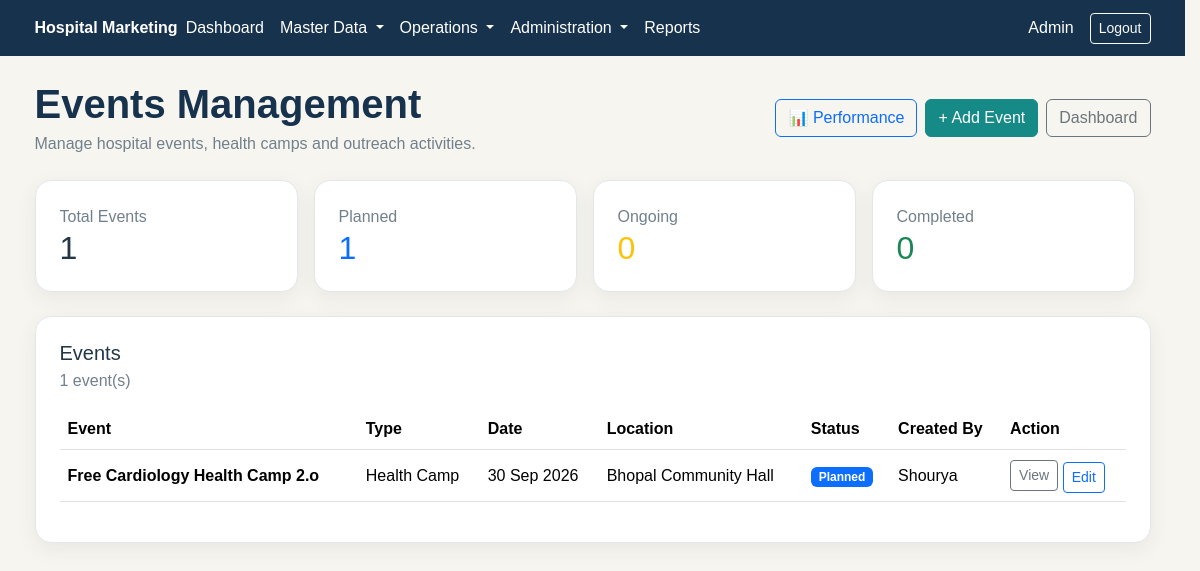
The app's page /events/index.php (signed in) with its own data.
### tables this page shows
CREATE TABLE `events` (
  `id` int(10) UNSIGNED NOT NULL,
  `event_name` varchar(200) NOT NULL,
  `event_type` enum('Health Camp','Outreach','Seminar','Workshop','Doctor Meet','Corporate Event','Other') NOT NULL DEFAULT 'Other',
  `event_date` date NOT NULL,
  `location` varchar(200) DEFAULT NULL,
  `description` text DEFAULT NULL,
  `status` enum('Planned','Ongoing','Completed','Cancelled') NOT NULL DEFAULT 'Planned',
  `created_by` int(10) UNSIGNED NOT NULL,
  `created_at` timestamp NOT NULL DEFAULT current_timestamp(),
  `updated_at` timestamp NOT NULL DEFAULT current_timestamp() ON UPDATE current_timestamp()
);

CREATE TABLE `users` (
  `id` int(10) UNSIGNED NOT NULL,
  `name` varchar(120) NOT NULL,
  `email` varchar(190) NOT NULL,
  `password` varchar(255) NOT NULL,
  `role_id` int(10) UNSIGNED NOT NULL,
  `status` enum('active','inactive') NOT NULL DEFAULT 'active',
  `created_at` timestamp NOT NULL DEFAULT current_timestamp(),
  `updated_at` timestamp NOT NULL DEFAULT current_timestamp() ON UPDATE current_timestamp()
);

### includes/auth.php (called while the page is built, shortened)
 <?php
function current_user(): ?array
{
    return $_SESSION['user'] ?? null;
}

### events/index.php (the view, shortened to what this page needs)
<?php
require_once __DIR__ . '/../includes/role_check.php';
$stmt = $pdo->query("
    SELECT
        e.*,
        u.name AS creator_name
    FROM events e
    LEFT JOIN users u
        ON e.created_by = u.id
    ORDER BY e.event_date DESC, e.created_at DESC
");
$events = $stmt->fetchAll();
$stmt = $pdo->query("
    SELECT
        COUNT(*) AS total_events,
        SUM(status = 'Planned') AS planned_events,
        SUM(status = 'Ongoing') AS ongoing_events,
        SUM(status = 'Completed') AS completed_events
    FROM events
");
$summary = $stmt->fetch();
$total_events =
    (int) ($summary['total_events'] ?? 0);
$planned_events =
    (int) ($summary['planned_events'] ?? 0);
$ongoing_events =
    (int) ($summary['ongoing_events'] ?? 0);
$completed_events =
    (int) ($summary['completed_events'] ?? 0);
require_once __DIR__ . '/../includes/header.php';
?>
<div class="container py-4">
    <div class="d-flex justify-content-between align-items-center flex-wrap gap-3 mb-4">
        <div>
            <h1 class="hm-page-title mb-1">
                Events Management
            </h1>
            <p class="hm-muted mb-0">
                Manage hospital events, health camps and outreach activities.
            </p>
        </div>
        <div class="d-flex gap-2">
        <a
    href="<?php echo BASE_URL; ?>/manager/events/performance.php"
    class="btn btn-outline-primary"
>
    📊 Performance
</a>
            <a
                href="<?php echo BASE_URL; ?>/events/add.php"
                class="btn btn-hm-primary"
            >
                + Add Event
            </a>
            <?php if (current_user()['role'] === 'admin'): ?>
                <a
                    href="<?php echo BASE_URL; ?>/admin/dashboard.php"
                    class="btn btn-outline-secondary"
                >
                    Dashboard
                </a>
            <?php endif; ?>
        </div>
    </div>
    <div class="row g-3 mb-4">
        <div class="col-md-3">
            <div class="hm-card p-4 h-100">
                <div class="hm-muted">
                    Total Events
                </div>
                <h2 class="mb-0">
                    <?php echo $total_events; ?>
                </h2>
            </div>
        </div>
        <div class="col-md-3">
            <div class="hm-card p-4 h-100">
                <div class="hm-muted">
                    Planned
                </div>
                <h2 class="mb-0 text-primary">
                    <?php echo $planned_events; ?>
                </h2>
            </div>
        </div>
        <div class="col-md-3">
            <div class="hm-card p-4 h-100">
                <div class="hm-muted">
                    Ongoing
                </div>
                <h2 class="mb-0 text-warning">
                    <?php echo $ongoing_events; ?>
                </h2>
            </div>
        </div>
        <div class="col-md-3">
            <div class="hm-card p-4 h-100">
                <div class="hm-muted">
                    Completed
                </div>
                <h2 class="mb-0 text-success">
                    <?php echo $completed_events; ?>
                </h2>
            </div>
        </div>
    </div>
    <div class="hm-card p-4">
        <div class="d-flex justify-content-between align-items-center mb-3">
            <div>
                <h5 class="mb-1">
                    Events
                </h5>
                <span class="hm-muted">
                    <?php echo count($events); ?> event(s)
                </span>
            </div>
        </div>
        <?php if (empty($events)): ?>
            <div class="alert alert-light mb-0">
                No events found.
                <a
                    href="<?php echo BASE_URL; ?>/events/add.php"
                    class="alert-link"
                >
                    Create the first event
                </a>
            </div>
        <?php else: ?>
            <div class="table-responsive">
                <table class="table align-middle">
                    <thead>
                        <tr>
                            <th>
                                Event
                            </th>
                            <th>
                                Type
                            </th>
                            <th>
                                Date
                            </th>
                            <th>
                                Location
                            </th>
                            <th>
                                Status
                            </th>
                            <th>
                                Created By
                            </th>
                            <th>
                                Action
                            </th>
                        </tr>
                    </thead>
                    <tbody>
                        <?php foreach ($events as $event): ?>
                            <tr>
                                <td>
                                    <strong>
                                        <?php
                                        echo htmlspecialchars(
                                            $event['event_name']
                                        );
                                        ?>
                                    </strong>
                                </td>
                                <td>
                                    <?php
                                    echo htmlspecialchars(
                                        $event['event_type']
                                    );
                                    ?>
                                </td>
                                <td>
                                    <?php
                                    if (!empty($event['event_date'])) {
                                        echo date(
                                            'd M Y',
                                            strtotime(
                                                $event['event_date']
                                            )
                                        );
                                    } else {
                                        echo '-';
                                    }
                                    ?>
                                </td>
                                <td>
                                    <?php
                                    echo htmlspecialchars(
                                        $event['location'] ?? '-'
                                    );
                                    ?>
                                </td>
                                <td>
                                    <?php
                                    $status = $event['status'];
                                    if ($status === 'Completed') {
                                        $badge_class = 'bg-success';
                                    } elseif ($status === 'Ongoing') {
                                        $badge_class = 'bg-warning text-dark';
                                    } elseif ($status === 'Cancelled') {
                                        $badge_class = 'bg-danger';
                                    } else {
                                        $badge_class = 'bg-primary';
                                    }
                                    ?>
                                    <span
                                        class="badge <?php echo $badge_class; ?>"
                                    >
                                        <?php
                                        echo htmlspecialchars(
                                            $status
                                        );
                                        ?>
                                    </span>
                                </td>
                                <td>
                                    <?php
                                    echo htmlspecialchars(
                                        $event['creator_name'] ?? '-'
                                    );
                                    ?>
                                </td>
                                <td>
                                    <a
                                        href="<?php echo BASE_URL; ?>/events/view.php?id=<?php echo (int) $event['id']; ?>"
                                        class="btn btn-sm btn-outline-secondary"
                                    >
                                        View
                                    </a>
                                    <a
                                        href="<?php echo BASE_URL; ?>/events/edit.php?id=<?php echo (int) $event['id']; ?>"
                                        class="btn btn-sm btn-outline-primary mt-1"
                                    >
                                        Edit
                                    </a>
                                </td>
                            </tr>
                        <?php endforeach; ?>
                    </tbody>
                </table>
            </div>
        <?php endif; ?>
    </div>
</div>
<?php
require_once __DIR__ . '/../includes/footer.php';
?>

### assets/css/style.css (style rules this page uses)
:root { --hm-navy: #17324d; --hm-teal: #168a87; --hm-gold: #b89a5a; --hm-ivory: #f7f5ef; --hm-white: #ffffff; --hm-text: #243746; --hm-muted: #71808c; --hm-border: #e3e7ea; }
body { background-color: var(--hm-ivory); color: var(--hm-text); font-family: Arial, sans-serif; margin: 0; overflow-x: hidden; }
.hm-card { background-color: var(--hm-white); border: 1px solid var(--hm-border); border-radius: 16px; box-shadow: 0 6px 20px rgba(23, 50, 77, 0.07); max-width: 100%; min-width: 0; }
.btn-hm-primary { background-color: var(--hm-teal); border-color: var(--hm-teal); color: var(--hm-white); }
.hm-page-title { color: var(--hm-navy); font-weight: 700; }
.hm-muted { color: var(--hm-muted); }
html { scrollbar-gutter: stable; }
.row { max-width: 100%; }
.table-responsive { width: 100%; max-width: 100%; }
.table-responsive table { max-width: 100%; }

### records on screen
events: event_name "Free Cardiology Health Camp 2.o", event_type "Health Camp", event_date "30 Sep 2026", location "Bhopal Community Hall", status "Planned", created_by.name "Shourya"

### other values on screen
$user['name'] "Admin"
$total_events "1"
$planned_events "1"
$ongoing_events "0"
$completed_events "0"
count($events) "1"
